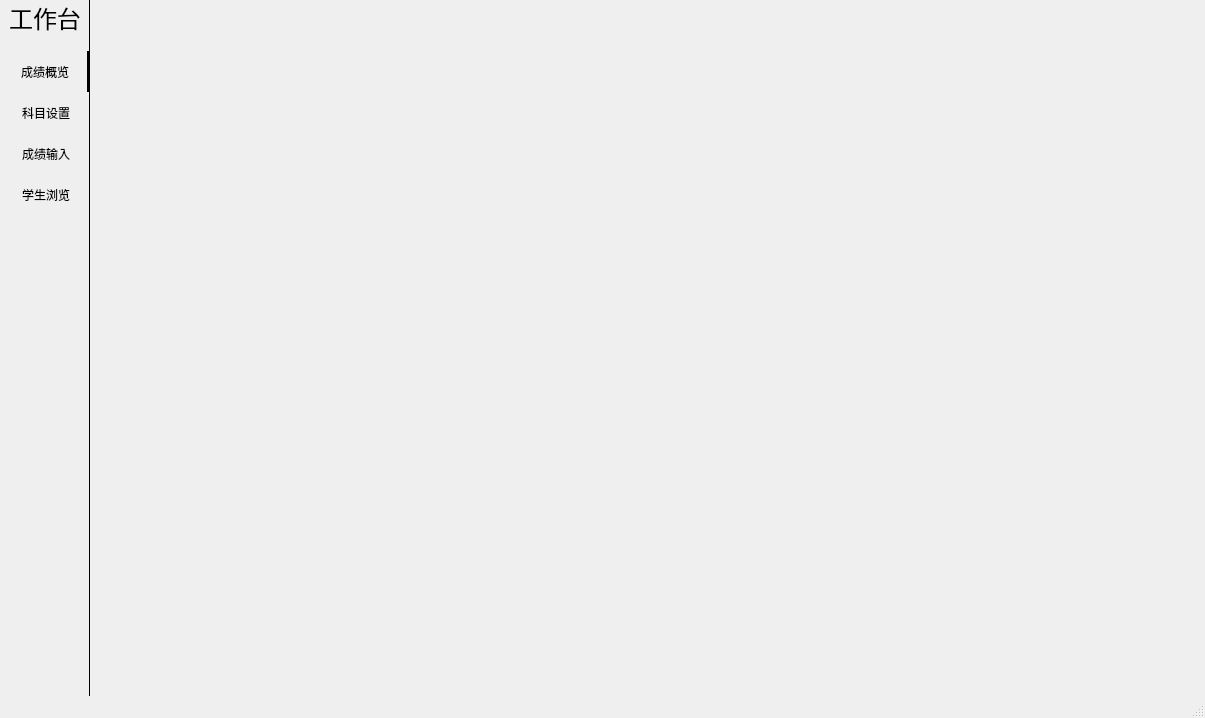
<?xml version="1.0" encoding="UTF-8"?>
<ui version="4.0">
 <class>mainWindowClass</class>
 <widget class="QMainWindow" name="mainWindowClass">
  <property name="geometry">
   <rect>
    <x>0</x>
    <y>0</y>
    <width>1205</width>
    <height>718</height>
   </rect>
  </property>
  <property name="windowTitle">
   <string>主界面</string>
  </property>
  <widget class="QWidget" name="centralWidget">
   <layout class="QHBoxLayout" name="horizontalLayout">
    <property name="spacing">
     <number>0</number>
    </property>
    <property name="leftMargin">
     <number>0</number>
    </property>
    <property name="topMargin">
     <number>0</number>
    </property>
    <property name="rightMargin">
     <number>0</number>
    </property>
    <property name="bottomMargin">
     <number>0</number>
    </property>
    <item>
     <widget class="QWidget" name="sideBar" native="true">
      <property name="sizePolicy">
       <sizepolicy hsizetype="Preferred" vsizetype="Expanding">
        <horstretch>0</horstretch>
        <verstretch>0</verstretch>
       </sizepolicy>
      </property>
      <property name="styleSheet">
       <string notr="true">/* 默认 */
QToolButton{   
	border-top: 10px outset transparent;
	border-bottom: 10px outset transparent;
	border-right: 3px outset transparent;
	border-left: 3px outset transparent;
}
QWidget{
	 border-right-style: solid;
	border-right-width: 1px;
	border-right-color: black;
}
QToolButton:hover,QToolButton:pressed,QToolButton:checked{
	border-right-style: solid;
	border-right-width: 3px;
	border-right-color: black;
}</string>
      </property>
      <layout class="QGridLayout" name="gridLayout_2">
       <property name="leftMargin">
        <number>0</number>
       </property>
       <property name="topMargin">
        <number>0</number>
       </property>
       <property name="rightMargin">
        <number>0</number>
       </property>
       <property name="bottomMargin">
        <number>0</number>
       </property>
       <property name="spacing">
        <number>0</number>
       </property>
       <item row="0" column="0">
        <layout class="QVBoxLayout" name="verticalLayout">
         <property name="spacing">
          <number>0</number>
         </property>
         <item>
          <widget class="QLabel" name="label">
           <property name="font">
            <font>
             <family>华文中宋</family>
             <pointsize>18</pointsize>
            </font>
           </property>
           <property name="text">
            <string>工作台</string>
           </property>
           <property name="alignment">
            <set>Qt::AlignmentFlag::AlignCenter</set>
           </property>
          </widget>
         </item>
         <item>
          <spacer name="verticalSpacer_2">
           <property name="orientation">
            <enum>Qt::Orientation::Vertical</enum>
           </property>
           <property name="sizeType">
            <enum>QSizePolicy::Policy::Fixed</enum>
           </property>
           <property name="sizeHint" stdset="0">
            <size>
             <width>20</width>
             <height>15</height>
            </size>
           </property>
          </spacer>
         </item>
         <item>
          <widget class="QToolButton" name="overviewButton">
           <property name="sizePolicy">
            <sizepolicy hsizetype="Minimum" vsizetype="Preferred">
             <horstretch>0</horstretch>
             <verstretch>0</verstretch>
            </sizepolicy>
           </property>
           <property name="minimumSize">
            <size>
             <width>90</width>
             <height>0</height>
            </size>
           </property>
           <property name="text">
            <string>成绩概览</string>
           </property>
           <property name="icon">
            <iconset theme="document-open"/>
           </property>
           <property name="iconSize">
            <size>
             <width>24</width>
             <height>24</height>
            </size>
           </property>
           <property name="checkable">
            <bool>true</bool>
           </property>
           <property name="checked">
            <bool>true</bool>
           </property>
           <property name="autoExclusive">
            <bool>true</bool>
           </property>
           <property name="popupMode">
            <enum>QToolButton::ToolButtonPopupMode::DelayedPopup</enum>
           </property>
           <property name="toolButtonStyle">
            <enum>Qt::ToolButtonStyle::ToolButtonTextUnderIcon</enum>
           </property>
           <property name="autoRaise">
            <bool>false</bool>
           </property>
           <property name="arrowType">
            <enum>Qt::ArrowType::NoArrow</enum>
           </property>
          </widget>
         </item>
         <item>
          <widget class="QToolButton" name="settingButton">
           <property name="sizePolicy">
            <sizepolicy hsizetype="Minimum" vsizetype="Preferred">
             <horstretch>0</horstretch>
             <verstretch>0</verstretch>
            </sizepolicy>
           </property>
           <property name="minimumSize">
            <size>
             <width>90</width>
             <height>0</height>
            </size>
           </property>
           <property name="text">
            <string>科目设置</string>
           </property>
           <property name="icon">
            <iconset theme="computer"/>
           </property>
           <property name="iconSize">
            <size>
             <width>24</width>
             <height>24</height>
            </size>
           </property>
           <property name="checkable">
            <bool>true</bool>
           </property>
           <property name="autoExclusive">
            <bool>true</bool>
           </property>
           <property name="popupMode">
            <enum>QToolButton::ToolButtonPopupMode::DelayedPopup</enum>
           </property>
           <property name="toolButtonStyle">
            <enum>Qt::ToolButtonStyle::ToolButtonTextUnderIcon</enum>
           </property>
           <property name="autoRaise">
            <bool>false</bool>
           </property>
           <property name="arrowType">
            <enum>Qt::ArrowType::NoArrow</enum>
           </property>
          </widget>
         </item>
         <item>
          <widget class="QToolButton" name="inputButton">
           <property name="sizePolicy">
            <sizepolicy hsizetype="Minimum" vsizetype="Preferred">
             <horstretch>0</horstretch>
             <verstretch>0</verstretch>
            </sizepolicy>
           </property>
           <property name="minimumSize">
            <size>
             <width>90</width>
             <height>0</height>
            </size>
           </property>
           <property name="text">
            <string>成绩输入</string>
           </property>
           <property name="icon">
            <iconset theme="address-book-new"/>
           </property>
           <property name="iconSize">
            <size>
             <width>24</width>
             <height>24</height>
            </size>
           </property>
           <property name="checkable">
            <bool>true</bool>
           </property>
           <property name="autoExclusive">
            <bool>true</bool>
           </property>
           <property name="popupMode">
            <enum>QToolButton::ToolButtonPopupMode::DelayedPopup</enum>
           </property>
           <property name="toolButtonStyle">
            <enum>Qt::ToolButtonStyle::ToolButtonTextUnderIcon</enum>
           </property>
           <property name="autoRaise">
            <bool>false</bool>
           </property>
           <property name="arrowType">
            <enum>Qt::ArrowType::NoArrow</enum>
           </property>
          </widget>
         </item>
         <item>
          <widget class="QToolButton" name="studentButton">
           <property name="sizePolicy">
            <sizepolicy hsizetype="Minimum" vsizetype="Preferred">
             <horstretch>0</horstretch>
             <verstretch>0</verstretch>
            </sizepolicy>
           </property>
           <property name="minimumSize">
            <size>
             <width>90</width>
             <height>0</height>
            </size>
           </property>
           <property name="text">
            <string>学生浏览</string>
           </property>
           <property name="icon">
            <iconset theme="media-seek-forward"/>
           </property>
           <property name="iconSize">
            <size>
             <width>24</width>
             <height>24</height>
            </size>
           </property>
           <property name="checkable">
            <bool>true</bool>
           </property>
           <property name="autoExclusive">
            <bool>true</bool>
           </property>
           <property name="popupMode">
            <enum>QToolButton::ToolButtonPopupMode::DelayedPopup</enum>
           </property>
           <property name="toolButtonStyle">
            <enum>Qt::ToolButtonStyle::ToolButtonTextUnderIcon</enum>
           </property>
           <property name="autoRaise">
            <bool>false</bool>
           </property>
           <property name="arrowType">
            <enum>Qt::ArrowType::NoArrow</enum>
           </property>
          </widget>
         </item>
         <item>
          <spacer name="verticalSpacer">
           <property name="orientation">
            <enum>Qt::Orientation::Vertical</enum>
           </property>
           <property name="sizeHint" stdset="0">
            <size>
             <width>20</width>
             <height>40</height>
            </size>
           </property>
          </spacer>
         </item>
        </layout>
       </item>
      </layout>
     </widget>
    </item>
    <item>
     <widget class="QStackedWidget" name="stackedWidget">
      <property name="currentIndex">
       <number>-1</number>
      </property>
     </widget>
    </item>
   </layout>
  </widget>
  <widget class="QStatusBar" name="statusBar"/>
 </widget>
 <layoutdefault spacing="6" margin="11"/>
 <resources/>
 <connections/>
</ui>
